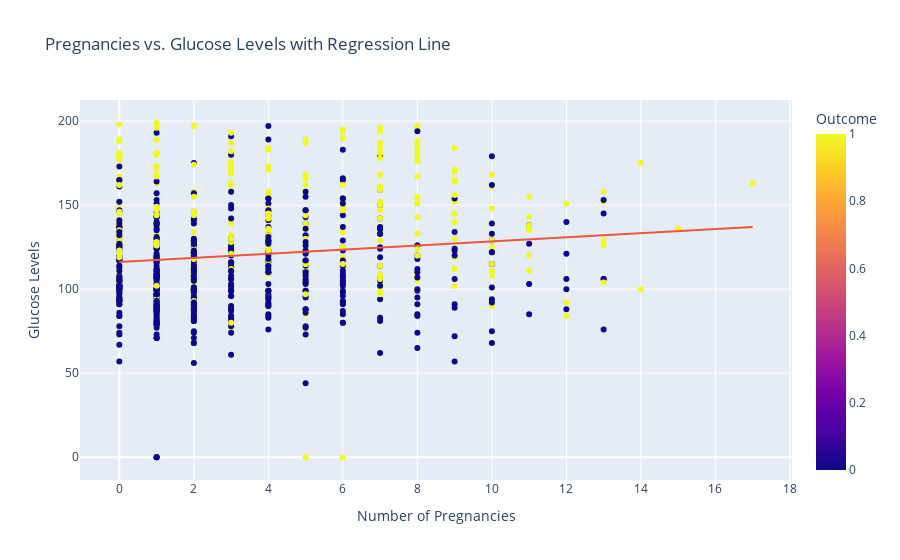

The notebook cell this image was saved under:
### Markdown cell above
Diabetic individuals (Outcome = 1) appear to have more variability in insulin levels compared to non-diabetic individuals.
Some individuals with diabetes exhibit very high insulin levels (outliers), suggesting that irregular insulin production or usage is associated with diabetes.

### Code cell
# 8. Scatter Plot with Regression Line: Pregnancies vs. Glucose
fig8 = px.scatter(df, x='Pregnancies', y='Glucose', trendline='ols', color='Outcome',
                  title="Pregnancies vs. Glucose Levels with Regression Line",
                  labels={'Pregnancies': 'Number of Pregnancies', 'Glucose': 'Glucose Levels'})
fig8.show()

### Figure 1 — Plotly figure (JSON) as saved in the notebook; plotly's stock layout.template omitted (floating-point values rounded to 4 significant figures; data arrays with more than 128 entries replaced by an {"elided": "..."} marker saying what was removed)
{"data": [{"hovertemplate": "Number of Pregnancies=%{x}<br>Glucose Levels=%{y}<br>Outcome=%{marker.color}<extra></extra>", "legendgroup": "", "marker": {"color": {"elided": "768 int values"}, "coloraxis": "coloraxis", "symbol": "circle"}, "mode": "markers", "name": "", "orientation": "v", "showlegend": false, "type": "scatter", "x": {"elided": "768 int values"}, "xaxis": "x", "y": {"elided": "768 int values"}, "yaxis": "y"}, {"hovertemplate": "<b>OLS trendline</b><br>Glucose = 1.22838 * Pregnancies + 116.171<br>R<sup>2</sup>=0.016760<br><br>Number of Pregnancies=%{x}<br>Glucose Levels=%{y} <b>(trend)</b><extra></extra>", "legendgroup": "", "marker": {"symbol": "circle"}, "mode": "lines", "name": "", "showlegend": false, "type": "scatter", "x": {"elided": "768 int values"}, "xaxis": "x", "y": {"elided": "768 float values"}, "yaxis": "y"}], "layout": {"coloraxis": {"colorbar": {"title": {"text": "Outcome"}}, "colorscale": [[0, "#0d0887"], [0.1111, "#46039f"], [0.2222, "#7201a8"], [0.3333, "#9c179e"], [0.4444, "#bd3786"], [0.5556, "#d8576b"], [0.6667, "#ed7953"], [0.7778, "#fb9f3a"], [0.8889, "#fdca26"], [1, "#f0f921"]]}, "legend": {"tracegroupgap": 0}, "title": {"text": "Pregnancies vs. Glucose Levels with Regression Line"}, "xaxis": {"anchor": "y", "domain": [0, 1], "title": {"text": "Number of Pregnancies"}}, "yaxis": {"anchor": "x", "domain": [0, 1], "title": {"text": "Glucose Levels"}}}}
